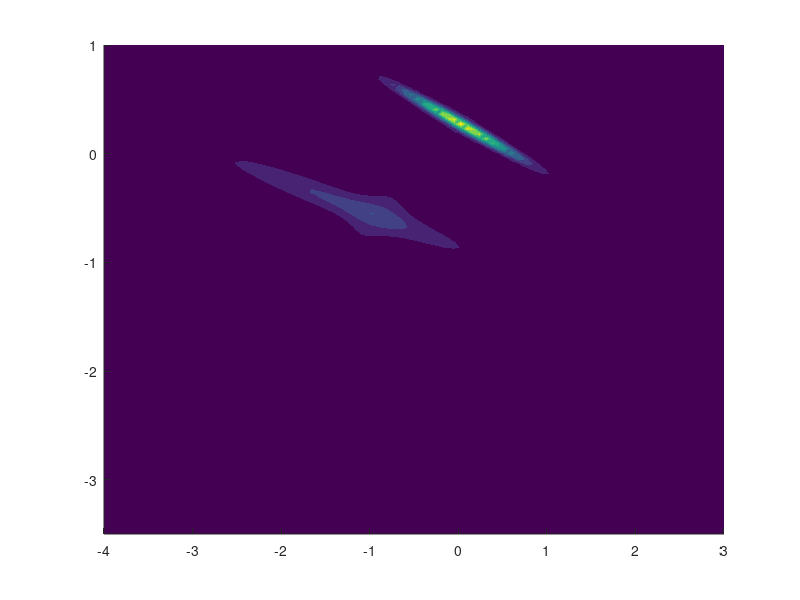
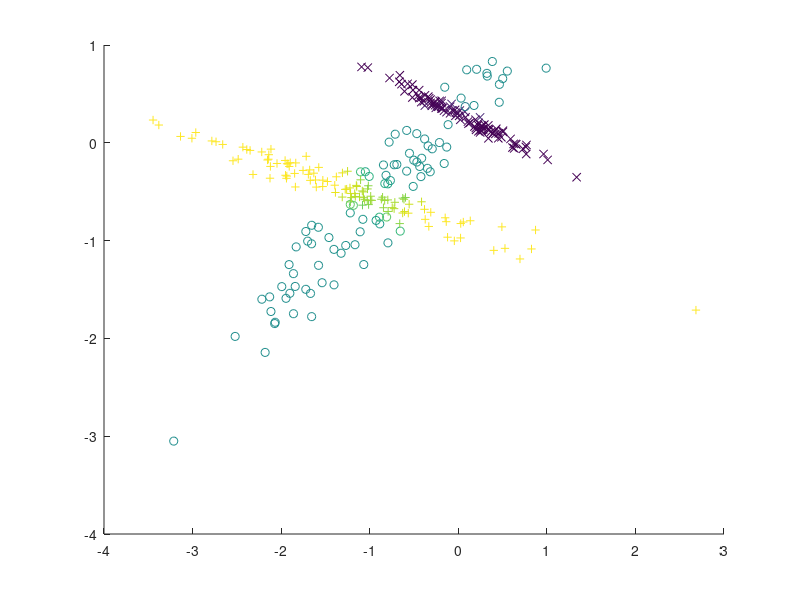

These charts were generated, in order, by the following MATLAB code:
clear;
clc;

function z = gaussian(x,mean,cov, covinv)
  z =(1/sqrt((2*pi)*det(cov)))*exp(-0.5*(x-mean)'*covinv*(x-mean));
end

function z = gaussmix(x,means,covs,covinvs,priors)
  m = rows(means);
  z = 0;
  for c = 1:columns(priors)
    mean = means(:,c);
    cov = reshape(covs(:,c),[m,m]);
    covinv = reshape(covinvs(:,c),[m,m]);
    z += priors(c)*gaussian(x,mean,cov,covinv);
  end
end

function Z = gaussmixN(X,means,covs,priors)
  k = columns(priors);
  m = rows(means);
  covinvs = [];
  for c = 1:k
    cov = covs(:,c);
    cov = reshape(cov,[m,m]);
    covinv = inv(cov);
    covinvs = [covinvs,covinv(:)];
  end
  n = rows(X);
  Z = zeros(n,1);
  for i = 1:n
    Z(i) = gaussmix(X(i,:)',means,covs,covinvs,priors);
  end
end

function P = posteriors(X,means,covs, priors)
  k = columns(priors);
  n = rows(X);
  m = columns(X);
  P = zeros(n,k);
  covinvs = [];
  for c = 1:k
    cov = covs(:,c);
    cov = reshape(cov,[m,m]);
    covinv = inv(cov);
    covinvs = [covinvs,covinv(:)];
  end
  for i = 1:n
    probs = [];
    for c = 1:k
      prior = priors(c);
      mean = means(:,c);
      cov = reshape(covs(:,c),[m,m]);
      covinv = reshape(covinvs(:,c),[m,m]);
      probs = [probs,prior*gaussian(X(i,:)',mean,cov,covinv)];
    end
    s = sum(probs);
    for c = 1:k
      P(i,c) = probs(c)/s;
    end
  end
end

gauss = @(x,mean,cov) gaussian(x,mean,cov,inv(cov));
n_gauss = @(x,mean,cov) n_gaussian(x,mean,cov,inv(cov));




X = load('mixture.txt');
n = rows(X);
m = columns(X);
k = 3;

priors = (ones(1,k)*(1/k));
rand_indices = randperm(n,k);
means = [];
covariances = [];
for c = 1:k
  means = [means, X(rand_indices(c),:)'];
  %means = [means, rand(2,1)*5];
  covariances = [covariances, eye(m,m)(:)];
end

liklhd_prev = 0;
liklhd_current = sum(log(1+gaussmixN(X,means,covariances,priors)));

iter = 0;
%for iter = 1:20
while (liklhd_current-liklhd_prev) > 0.01
  gamma_ik = posteriors(X,means,covariances,priors);
  for c = 1:k
    nk = sum(gamma_ik(:,c));
    % update prior
    priors(:,c) = nk/n;
    % update mean
    mean = zeros(m,1);
    for i = 1:n
      mean += gamma_ik(i,c)*X(i,:)';
    end
    mean *= 1/nk;
    means(:,c) = mean;
    % update covariance
    cov = zeros(m,m);
    for i = 1:n
      diff = X(i,:)' - mean;
      cov += gamma_ik(i,c)*diff*diff';
    end
    cov *= 1/nk;
    covariances(:,c) = cov(:);
  end
  % update convergence criteria
  liklhd_prev = liklhd_current
  liklhd_current = sum(log(1+gaussmixN(X,means,covariances,priors)))
  iter+=1
end

%result
priors
means
covariances

% viz
gamma_ik = posteriors(X,means,covariances,priors);
classes = [];
for i = 1:n
  [mx,idx] = max(gamma_ik(i,:));
  classes = [classes; idx];
end

x = linspace(-4,3,100);
y = linspace(-3.5,1,100);
[x,y] = meshgrid(x,y);
shape = size(x);
Z = gaussmixN([x(:),y(:)],means,covariances,priors);
Z = reshape(Z,shape);
figure,hold on;
scatter(X(:,1),X(:,2),'white','x');
contourf(x,y,Z,'LineColor', 'none');

uClass = unique(classes);
pntColor = colorcube(length(uClass));
colors = gamma_ik*pntColor;
markers = ['x','o','+'];
figure,hold on;
for ind = 1:length(uClass)
    %scatter(X(:,1)(classes == uClass(ind)), X(:,2)(classes == uClass(ind)),[], pntColor(ind,:),'x')
    scatter(X(:,1)(classes == uClass(ind)), X(:,2)(classes == uClass(ind)),[], colors(classes == uClass(ind)),markers(uClass(ind)))
end
